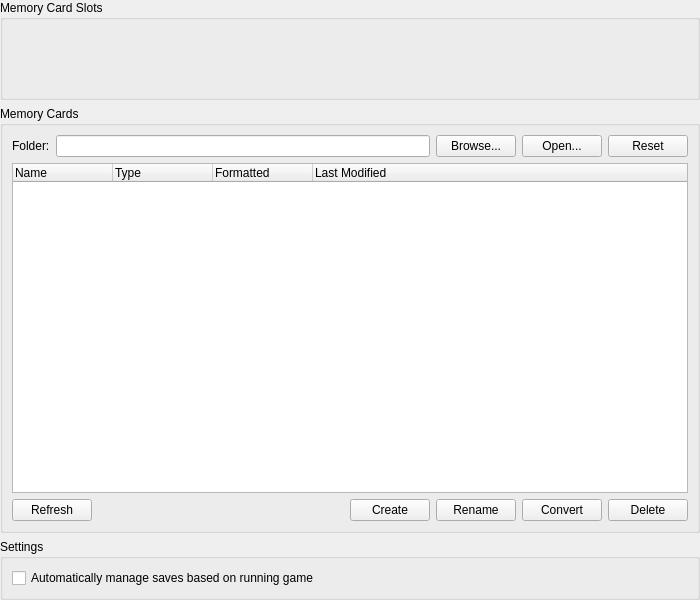
<?xml version="1.0" encoding="UTF-8"?>
<ui version="4.0">
 <class>MemoryCardSettingsWidget</class>
 <widget class="QWidget" name="MemoryCardSettingsWidget">
  <property name="geometry">
   <rect>
    <x>0</x>
    <y>0</y>
    <width>700</width>
    <height>600</height>
   </rect>
  </property>
  <layout class="QVBoxLayout" name="verticalLayout" stretch="0,1,0">
   <property name="leftMargin">
    <number>0</number>
   </property>
   <property name="topMargin">
    <number>0</number>
   </property>
   <property name="rightMargin">
    <number>0</number>
   </property>
   <property name="bottomMargin">
    <number>0</number>
   </property>
   <item>
    <widget class="QGroupBox" name="slotGroupBox">
     <property name="sizePolicy">
      <sizepolicy hsizetype="Preferred" vsizetype="Fixed">
       <horstretch>0</horstretch>
       <verstretch>0</verstretch>
      </sizepolicy>
     </property>
     <property name="minimumSize">
      <size>
       <width>0</width>
       <height>100</height>
      </size>
     </property>
     <property name="maximumSize">
      <size>
       <width>16777215</width>
       <height>100</height>
      </size>
     </property>
     <property name="title">
      <string>Memory Card Slots</string>
     </property>
     <layout class="QGridLayout" name="gridLayout"/>
    </widget>
   </item>
   <item>
    <widget class="QGroupBox" name="cardGroupBox">
     <property name="title">
      <string>Memory Cards</string>
     </property>
     <layout class="QVBoxLayout" name="verticalLayout_2">
      <item>
       <layout class="QHBoxLayout" name="horizontalLayout">
        <item>
         <widget class="QLabel" name="label">
          <property name="text">
           <string>Folder:</string>
          </property>
         </widget>
        </item>
        <item>
         <widget class="QLineEdit" name="directory"/>
        </item>
        <item>
         <widget class="QPushButton" name="browse">
          <property name="text">
           <string>Browse...</string>
          </property>
         </widget>
        </item>
        <item>
         <widget class="QPushButton" name="open">
          <property name="text">
           <string>Open...</string>
          </property>
         </widget>
        </item>
        <item>
         <widget class="QPushButton" name="reset">
          <property name="text">
           <string>Reset</string>
          </property>
         </widget>
        </item>
       </layout>
      </item>
      <item>
       <widget class="MemoryCardListWidget" name="cardList">
        <property name="rootIsDecorated">
         <bool>false</bool>
        </property>
        <column>
         <property name="text">
          <string>Name</string>
         </property>
        </column>
        <column>
         <property name="text">
          <string>Type</string>
         </property>
        </column>
        <column>
         <property name="text">
          <string>Formatted</string>
         </property>
        </column>
        <column>
         <property name="text">
          <string>Last Modified</string>
         </property>
        </column>
       </widget>
      </item>
      <item>
       <layout class="QHBoxLayout" name="horizontalLayout_2">
        <item>
         <widget class="QPushButton" name="refreshCard">
          <property name="text">
           <string>Refresh</string>
          </property>
         </widget>
        </item>
        <item>
         <spacer name="horizontalSpacer">
          <property name="orientation">
           <enum>Qt::Horizontal</enum>
          </property>
          <property name="sizeHint" stdset="0">
           <size>
            <width>40</width>
            <height>0</height>
           </size>
          </property>
         </spacer>
        </item>
        <item>
         <widget class="QPushButton" name="createCard">
          <property name="text">
           <string>Create</string>
          </property>
         </widget>
        </item>
        <item>
         <widget class="QPushButton" name="renameCard">
          <property name="text">
           <string>Rename</string>
          </property>
         </widget>
        </item>
        <item>
         <widget class="QPushButton" name="convertCard">
          <property name="text">
           <string>Convert</string>
          </property>
         </widget>
        </item>
        <item>
         <widget class="QPushButton" name="deleteCard">
          <property name="text">
           <string>Delete</string>
          </property>
         </widget>
        </item>
       </layout>
      </item>
     </layout>
    </widget>
   </item>
   <item>
    <widget class="QGroupBox" name="settingsGroupBox">
     <property name="title">
      <string>Settings</string>
     </property>
     <layout class="QGridLayout" name="gridLayout_3">
      <item row="0" column="0">
       <widget class="QCheckBox" name="automaticManagement">
        <property name="text">
         <string>Automatically manage saves based on running game</string>
        </property>
       </widget>
      </item>
     </layout>
    </widget>
   </item>
  </layout>
 </widget>
 <customwidgets>
  <customwidget>
   <class>MemoryCardListWidget</class>
   <extends>QTreeWidget</extends>
   <header>Settings/MemoryCardSettingsWidget.h</header>
  </customwidget>
 </customwidgets>
 <resources/>
 <connections/>
</ui>
